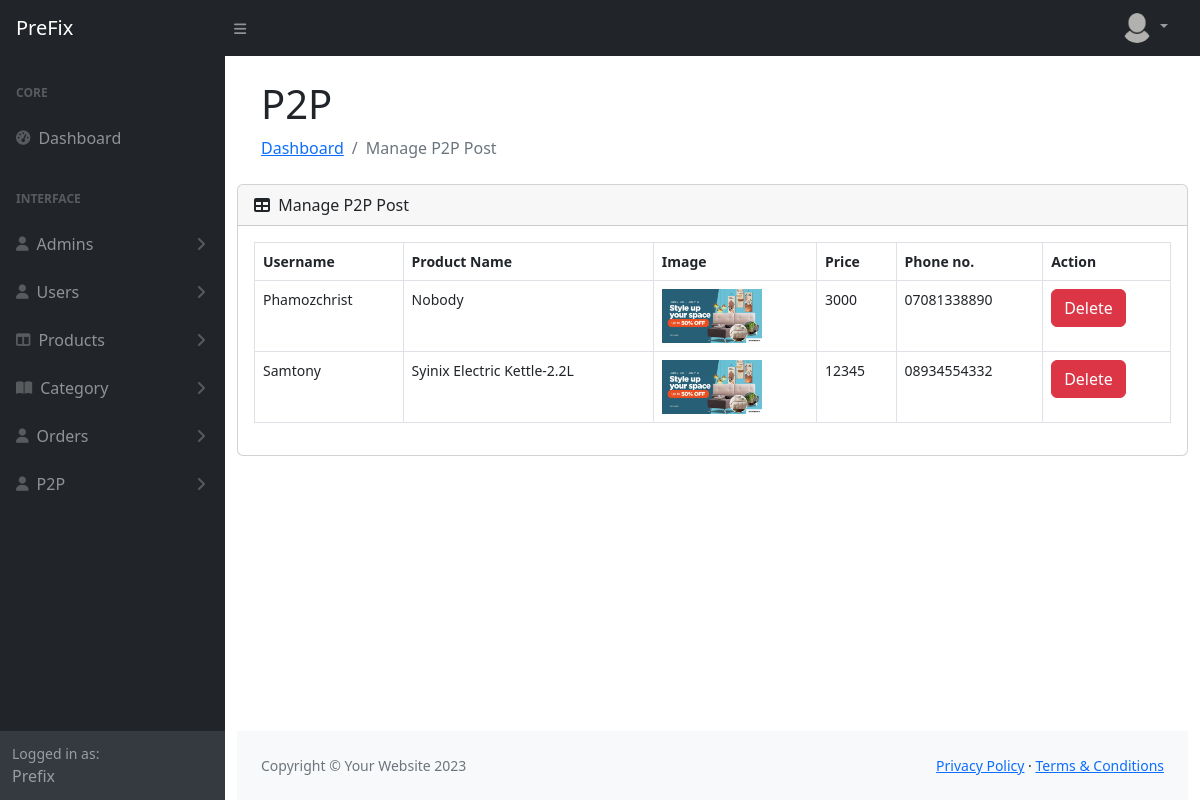
Page /Admin/manage_p2p-post.php (signed in) on the committed database.
### tables this page shows
CREATE TABLE IF NOT EXISTS `p2p_posts` (
  `id` int NOT NULL AUTO_INCREMENT,
  `user_id` int NOT NULL,
  `title` varchar(255) NOT NULL,
  `price` varchar(255) NOT NULL,
  `description` text NOT NULL,
  `image` varchar(255) NOT NULL,
  `phone_number` varchar(255) NOT NULL,
  `created_on` datetime NOT NULL DEFAULT CURRENT_TIMESTAMP,
  `updated_on` datetime NOT NULL DEFAULT CURRENT_TIMESTAMP ON UPDATE CURRENT_TIMESTAMP,
  PRIMARY KEY (`id`)
);

CREATE TABLE IF NOT EXISTS `user` (
  `id` int NOT NULL AUTO_INCREMENT,
  `firstname` varchar(255) NOT NULL,
  `lastname` varchar(255) NOT NULL,
  `username` varchar(255) NOT NULL,
  `profile_pics` varchar(255) NOT NULL,
  `email` varchar(255) NOT NULL,
  `password` varchar(255) NOT NULL,
  `address` text NOT NULL,
  `orders` int NOT NULL,
  `created_on` datetime NOT NULL DEFAULT CURRENT_TIMESTAMP,
  `updated_on` datetime NOT NULL DEFAULT CURRENT_TIMESTAMP ON UPDATE CURRENT_TIMESTAMP,
  `remember_token` varchar(255) DEFAULT NULL,
  PRIMARY KEY (`id`)
);

### Admin/manage_p2p-post.php (the view, shortened to what this page needs)
<?php
include 'includes/session.php';
?>
<!DOCTYPE html>
<html lang="en">
<head>
    <link rel="stylesheet" href="bootstrap/css/bootstrap.min.css">
    <link rel="stylesheet" href="Fonts/css/all.min.css">
    <link rel="stylesheet" href="style.css">
</head>
<body class="sb-nav-fixed">
    <div class="container-fluid">
            <?php include 'includes/navbar.php'; ?>
            <?php include 'includes/sidebar.php'; ?>
            <div id="layoutSidenav">
            <div id="layoutSidenav_content">
                <main>
                    <div class="container-fluid px-4">
                        <h1 class="mt-4">P2P</h1>
                        <ol class="breadcrumb mb-4">
                            <li class="breadcrumb-item"><a href="index.php">Dashboard</a></li>
                            <li class="breadcrumb-item active">Manage P2P Post</li>
                        </ol>
                    </div>
                    <div class="card mb-4">
                        <div class="card-header">
                            <i class="fas fa-table me-1"></i>
                            Manage P2P Post
                        </div>
                        <div class="card-body">
                            <table id="datatablesSimple" class="datatable-table">
                                <thead>
                                    <tr>
                                        <th>Username</th>
                                        <th>Product Name</th>
                                        <th>Image</th>
                                        <th>Price</th>
                                        <th>Phone no.</th>
                                        <th>Action</th>
                                    </tr>
                                </thead>
                                <tbody>
                                    <?php
                                        $query = "SELECT p.*, u.username
                                                  FROM p2p_posts p
                                                  INNER JOIN user u ON p.user_id = u.id
                                                  ORDER BY p.id DESC";
                                        $result = mysqli_query($connect, $query);
                                        while ($post = mysqli_fetch_assoc($result)) {
                                    ?>
                                    <tr>
                                        <td><?=$post['username'];?></td>
                                        <td><?=$post['title'];?></td>
                                        <td><img src="../admin/uploads/<?= htmlspecialchars($post['image']); ?>" alt="<?= htmlspecialchars($post['title']); ?>" width="100"></td>
                                        <td><?=$post['price'];?></td>
                                        <td><?=$post['phone_number'];?></td>
                                        <td>
                                            <a href="action.php?delete_post=<?=$post['id'];?>" class="btn btn-danger">Delete</a>
                                        </td>
                                    </tr>
                                    <?php } ?>
                                </tbody>
                            </table>
                        </div>
                    </div>
                </main>
                <?php include 'includes/footer.php'; ?>
            </div>
        </div>
    </div>
</body>
</html>

### rows in the picture
p2p_posts: user.username "Phamozchrist", title "Nobody", image (picture), price "3000", phone_number "07081338890"
p2p_posts: user.username "Samtony", title "Syinix Electric Kettle-2.2L", image (picture), price "12345", phone_number "08934554332"
